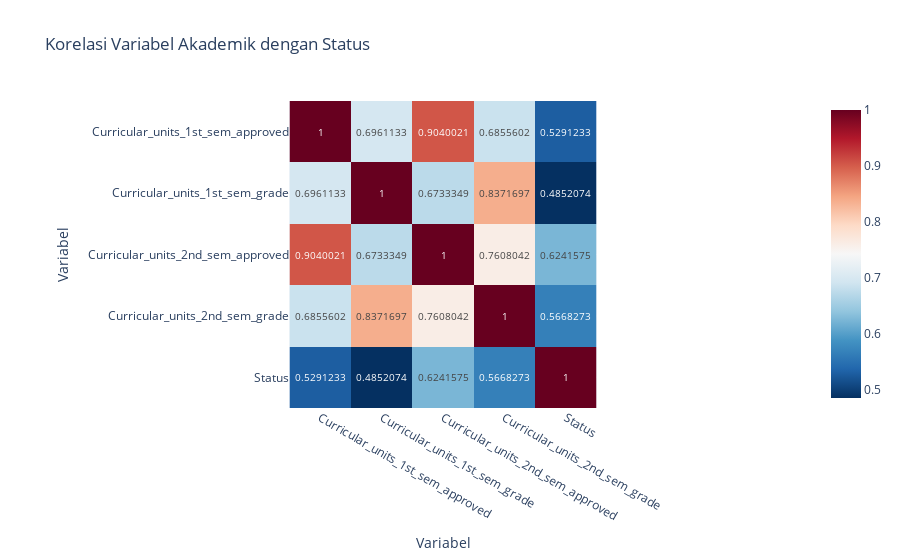

The notebook cell saved with this chart:
### Code cell
# Korelasi variabel akademik dengan status
df_encoded = df.copy()
df_encoded['Status'] = LabelEncoder().fit_transform(df['Status'])
academic_cols = ['Curricular_units_1st_sem_approved', 'Curricular_units_1st_sem_grade',
                 'Curricular_units_2nd_sem_approved', 'Curricular_units_2nd_sem_grade']
corr = df_encoded[academic_cols + ['Status']].corr()
fig = px.imshow(corr, text_auto=True, color_continuous_scale='RdBu_r',
                title='Korelasi Variabel Akademik dengan Status')
fig.update_layout(xaxis_title='Variabel', yaxis_title='Variabel')
fig.show()

### Figure 1 — Plotly figure (JSON) as saved in the notebook; plotly's stock layout.template omitted (floating-point values rounded to 4 significant figures)
{"data": [{"coloraxis": "coloraxis", "hovertemplate": "x: %{x}<br>y: %{y}<br>color: %{z}<extra></extra>", "name": "0", "texttemplate": "%{z}", "type": "heatmap", "x": ["Curricular_units_1st_sem_approved", "Curricular_units_1st_sem_grade", "Curricular_units_2nd_sem_approved", "Curricular_units_2nd_sem_grade", "Status"], "xaxis": "x", "y": ["Curricular_units_1st_sem_approved", "Curricular_units_1st_sem_grade", "Curricular_units_2nd_sem_approved", "Curricular_units_2nd_sem_grade", "Status"], "yaxis": "y", "z": [[1.0, 0.6961, 0.904, 0.6856, 0.5291], [0.6961, 1.0, 0.6733, 0.8372, 0.4852], [0.904, 0.6733, 1.0, 0.7608, 0.6242], [0.6856, 0.8372, 0.7608, 1.0, 0.5668], [0.5291, 0.4852, 0.6242, 0.5668, 1.0]]}], "layout": {"coloraxis": {"colorscale": [[0, "rgb(5,48,97)"], [0.1, "rgb(33,102,172)"], [0.2, "rgb(67,147,195)"], [0.3, "rgb(146,197,222)"], [0.4, "rgb(209,229,240)"], [0.5, "rgb(247,247,247)"], [0.6, "rgb(253,219,199)"], [0.7, "rgb(244,165,130)"], [0.8, "rgb(214,96,77)"], [0.9, "rgb(178,24,43)"], [1, "rgb(103,0,31)"]]}, "title": {"text": "Korelasi Variabel Akademik dengan Status"}, "xaxis": {"anchor": "y", "constrain": "domain", "domain": [0, 1], "scaleanchor": "y", "title": {"text": "Variabel"}}, "yaxis": {"anchor": "x", "autorange": "reversed", "constrain": "domain", "domain": [0, 1], "title": {"text": "Variabel"}}}}
